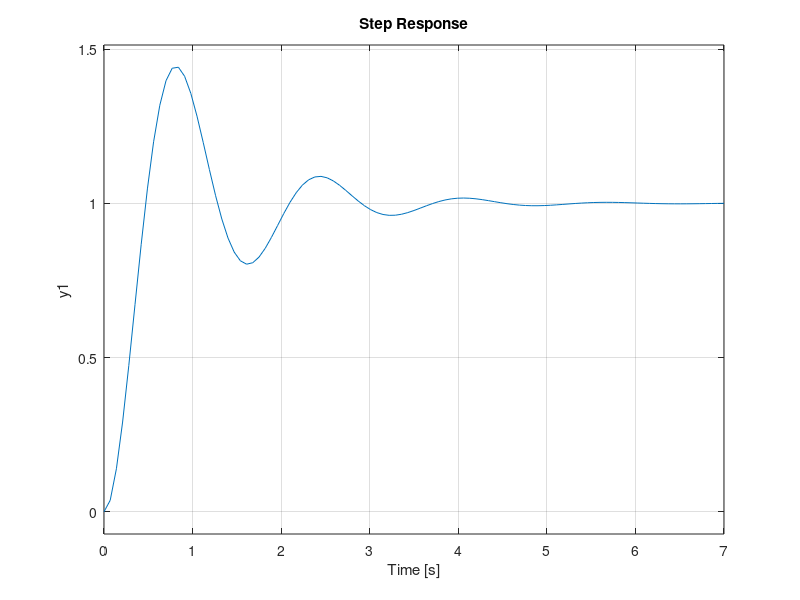

Recreate this plot in MATLAB.
close all
clear all
clc
format
% ===================================================================
% File: rlocus_practice.m
% Purpose: Find the root locations that correspond to a compensator
% value of K = 16. The entire system is modeled as KL/(1+KL). Also
% uses step() function to measure rise time, overshoot, and settling
% time. Right click graph -> Characteristics -> Peak Response,
% Settling Time, Rise Time. Then click on dots placed on graph.
% ===================================================================
% Parameters
% -------------------------------------------------------------------
% Enter numerator and denominator of L(s)
n = 1;
d = [1 2 0];
% Enter Compensator Gain K
K = 16;
% -------------------------------------------------------------------
% Function
% -------------------------------------------------------------------
% Solve
L = tf(n,d);
Gol = K*L;
T = feedback(Gol,1);
% Display Results
rlocus(L)
step(T)
